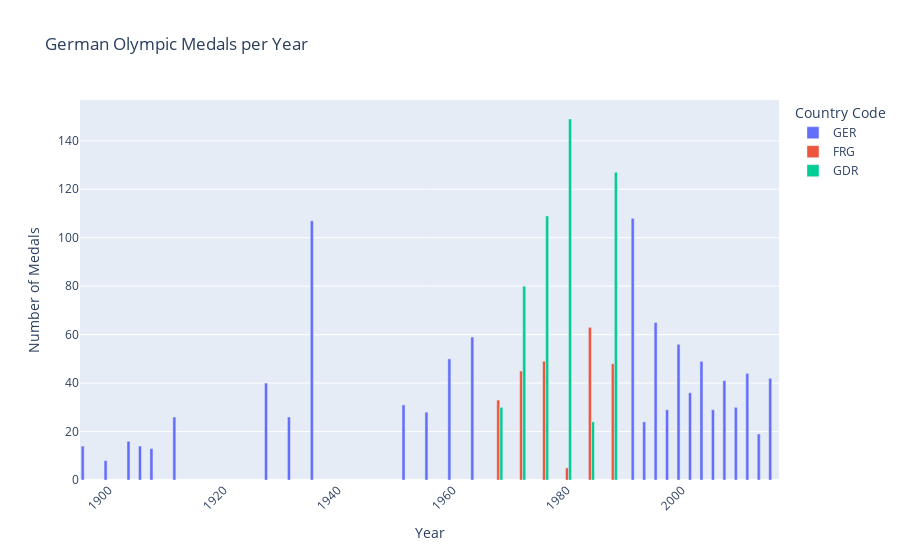

The notebook cell saved with this chart:
### Markdown cell above
### Antal medaljer per OS

### Code cell
fig, medals_breakdown = Functions.medals_each_year(germany_all, ["GER", "FRG", "GDR"], "German Olympic Medals per Year")
fig.show()

### Figure 1 — Plotly figure (JSON) as saved in the notebook; plotly's stock layout.template omitted (floating-point values rounded to 4 significant figures)
{"data": [{"alignmentgroup": "True", "hovertemplate": "Country Code=GER<br>Year=%{x}<br>Number of Medals=%{y}<extra></extra>", "legendgroup": "GER", "marker": {"color": "#636efa", "pattern": {"shape": ""}}, "name": "GER", "offsetgroup": "GER", "orientation": "v", "showlegend": true, "textposition": "auto", "type": "bar", "x": [1896, 1900, 1904, 1906, 1908, 1912, 1928, 1932, 1936, 1952, 1956, 1960, 1964, 1992, 1994, 1996, 1998, 2000, 2002, 2004, 2006, 2008, 2010, 2012, 2014, 2016], "xaxis": "x", "y": [14, 8, 16, 14, 13, 26, 40, 26, 107, 31, 28, 50, 59, 108, 24, 65, 29, 56, 36, 49, 29, 41, 30, 44, 19, 42], "yaxis": "y"}, {"alignmentgroup": "True", "hovertemplate": "Country Code=FRG<br>Year=%{x}<br>Number of Medals=%{y}<extra></extra>", "legendgroup": "FRG", "marker": {"color": "#EF553B", "pattern": {"shape": ""}}, "name": "FRG", "offsetgroup": "FRG", "orientation": "v", "showlegend": true, "textposition": "auto", "type": "bar", "x": [1968, 1972, 1976, 1980, 1984, 1988], "xaxis": "x", "y": [33, 45, 49, 5, 63, 48], "yaxis": "y"}, {"alignmentgroup": "True", "hovertemplate": "Country Code=GDR<br>Year=%{x}<br>Number of Medals=%{y}<extra></extra>", "legendgroup": "GDR", "marker": {"color": "#00cc96", "pattern": {"shape": ""}}, "name": "GDR", "offsetgroup": "GDR", "orientation": "v", "showlegend": true, "textposition": "auto", "type": "bar", "x": [1968, 1972, 1976, 1980, 1984, 1988], "xaxis": "x", "y": [30, 80, 109, 149, 24, 127], "yaxis": "y"}], "layout": {"barmode": "group", "legend": {"title": {"text": "Country Code"}, "tracegroupgap": 0}, "title": {"text": "German Olympic Medals per Year"}, "xaxis": {"anchor": "y", "domain": [0, 1], "tickangle": -45, "title": {"text": "Year"}}, "yaxis": {"anchor": "x", "domain": [0, 1], "title": {"text": "Number of Medals"}}}}
